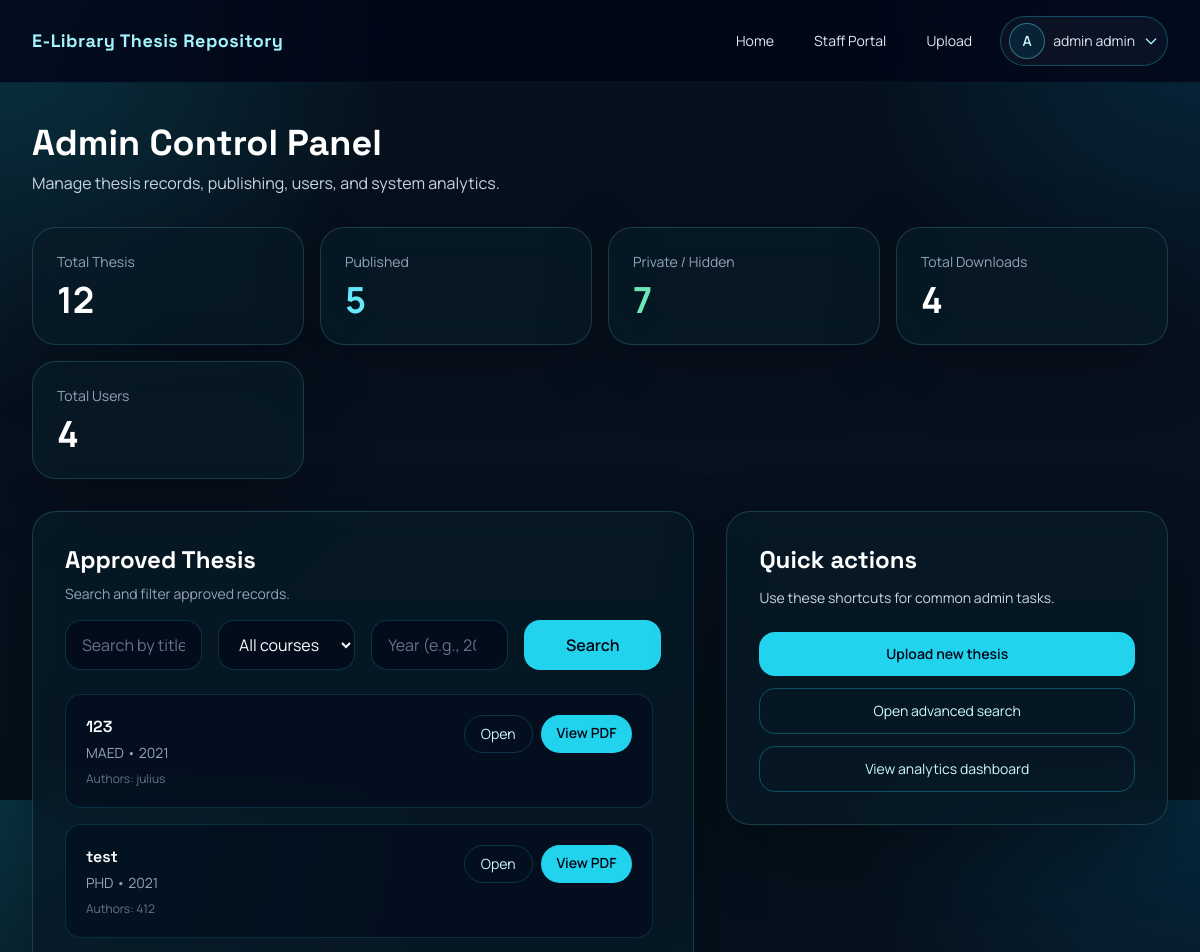
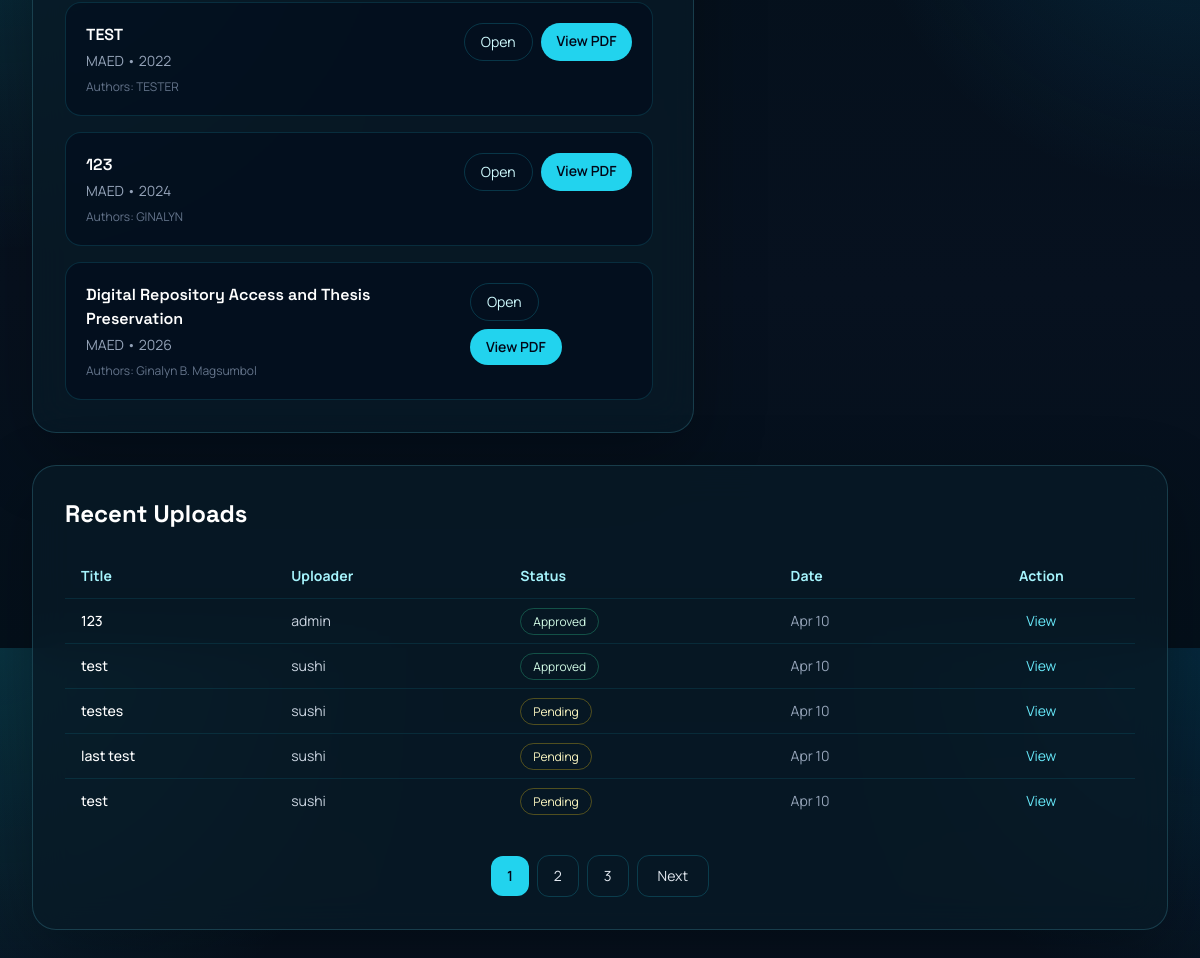
Screenshot of /staff/ (signed in) with the database file from the repository (2 pictures, top to bottom).
### accounts/models.py (models this page shows, shortened)
class User(AbstractUser):
    class Role(models.TextChoices):
        ADMIN = "admin", "Admin"
        STUDENT = "student", "Student"
        GUEST = "guest", "Guest"
    role = models.CharField(max_length=20, choices=Role.choices, default=Role.STUDENT)
    department = models.CharField(max_length=120, blank=True)
    phone_number = models.CharField(max_length=32, blank=True)

### theses/models.py (models this page shows, shortened)
class Thesis(models.Model):
    class Status(models.TextChoices):
        PENDING = "pending", "Pending"
        APPROVED = "approved", "Approved"
        REJECTED = "rejected", "Rejected"
    id = models.UUIDField(primary_key=True, default=uuid.uuid4, editable=False)
    title = models.CharField(max_length=255, db_index=True)
    abstract = models.TextField()
    pdf_file = models.FileField(upload_to="theses/%Y/%m/")
    preview_page = models.PositiveIntegerField(default=1)
    course = models.ForeignKey(Course, on_delete=models.PROTECT, related_name="theses")
    year = models.PositiveIntegerField(db_index=True)
    authors = models.ManyToManyField(Author, related_name="theses")
    keywords = models.ManyToManyField(Keyword, related_name="theses", blank=True)
    uploaded_by = models.ForeignKey(settings.AUTH_USER_MODEL, on_delete=models.SET_NULL, null=True, related_name="uploaded_theses")
    approved_by = models.ForeignKey(settings.AUTH_USER_MODEL, on_delete=models.SET_NULL, null=True, blank=True, related_name="approved_theses")
    status = models.CharField(max_length=20, choices=Status.choices, default=Status.PENDING, db_index=True)
    is_public = models.BooleanField(default=False)
    download_count = models.PositiveIntegerField(default=0)
    created_at = models.DateTimeField(auto_now_add=True)
    updated_at = models.DateTimeField(auto_now=True)
    published_at = models.DateTimeField(null=True, blank=True)
    class Meta:
        ordering = ["-created_at"]
        indexes = [
            models.Index(fields=["status", "year"]),
            models.Index(fields=["title"]),
        ]
    search_document = models.TextField(blank=True)

class Course(models.Model):
    name = models.CharField(max_length=120, unique=True)
    code = models.CharField(max_length=40, blank=True)
    department = models.CharField(max_length=120, blank=True)
    class Meta:
        ordering = ["name"]

class Author(models.Model):
    full_name = models.CharField(max_length=150, unique=True)
    class Meta:
        ordering = ["full_name"]

### theses/views.py (the view, shortened to what this page needs)
# urls.py: path("staff/", AdminHomeView.as_view(), name="admin-home"),
class AdminHomeView(LoginRequiredMixin, UserPassesTestMixin, TemplateView):
    template_name = "theses/admin_home.html"
    def test_func(self):
        return self.request.user.is_staff or self.request.user.is_superuser or getattr(self.request.user, "role", None) == "admin"
    def get_context_data(self, **kwargs):
        context = super().get_context_data(**kwargs)
        query = self.request.GET.get("q", "").strip()
        course_id = self.request.GET.get("course_id", "").strip()
        year = self.request.GET.get("year", "").strip()
        recent_page_number = self.request.GET.get("recent_page", "1")
        approved_theses = Thesis.objects.filter(status=Thesis.Status.APPROVED).select_related("course", "uploaded_by").prefetch_related("authors", "keywords")
        if course_id:
            approved_theses = approved_theses.filter(course_id=course_id)
        if year:
            try:
                year_int = int(year)
                approved_theses = approved_theses.filter(year=year_int)
            except ValueError:
                pass
        context["thesis_count"] = Thesis.objects.count()
        context["approved_count"] = Thesis.objects.filter(status=Thesis.Status.APPROVED).count()
        context["private_count"] = Thesis.objects.filter(is_public=False).count()
        recent_uploads_qs = Thesis.objects.order_by("-created_at").select_related("course", "uploaded_by")
        recent_uploads_paginator = Paginator(recent_uploads_qs, 5)
        recent_uploads_page = recent_uploads_paginator.get_page(recent_page_number)
        context["recent_uploads"] = recent_uploads_page.object_list
        context["recent_uploads_page"] = recent_uploads_page
        context["approved_theses"] = approved_theses.distinct().order_by("-created_at")[:15]
        context["admin_query"] = query
        context["admin_course_id"] = course_id
        context["admin_year"] = year
        context["total_downloads"] = Download.objects.count()
        context["total_users"] = get_user_model().objects.count()
        return context

### templates/theses/admin_home.html (shortened to what this page needs)
{% extends 'base.html' %}
{% block content %}
<div class="space-y-8">
    <section>
        <h1 class="text-4xl font-bold text-white">Admin Control Panel</h1>
        <p class="mt-2 text-slate-300">Manage thesis records, publishing, users, and system analytics.</p>
    </section>
    <section class="grid gap-4 md:grid-cols-2 lg:grid-cols-4">
        <div class="glass rounded-3xl p-6">
            <p class="text-sm text-slate-400">Total Thesis</p>
            <p class="mt-2 text-4xl font-bold text-white">{{ thesis_count }}</p>
        </div>
        <div class="glass rounded-3xl p-6">
            <p class="text-sm text-slate-400">Published</p>
            <p class="mt-2 text-4xl font-bold text-cyan-300">{{ approved_count }}</p>
        </div>
        <div class="glass rounded-3xl p-6">
            <p class="text-sm text-slate-400">Private / Hidden</p>
            <p class="mt-2 text-4xl font-bold text-emerald-300">{{ private_count }}</p>
        </div>
        <div class="glass rounded-3xl p-6">
            <p class="text-sm text-slate-400">Total Downloads</p>
            <p class="mt-2 text-4xl font-bold text-white">{{ total_downloads }}</p>
        </div>
        <div class="glass rounded-3xl p-6">
            <p class="text-sm text-slate-400">Total Users</p>
            <p class="mt-2 text-4xl font-bold text-white">{{ total_users }}</p>
        </div>
    </section>
    <section class="grid gap-8 lg:grid-cols-[1.2fr_0.8fr]">
        <div class="glass rounded-3xl p-8">
            <div class="flex flex-col gap-4">
                <div>
                    <h2 class="text-2xl font-bold text-white">Approved Thesis</h2>
                    <p class="mt-2 text-sm text-slate-400">Search and filter approved records.</p>
                </div>
                <form method="get" class="grid gap-4 md:grid-cols-2 lg:grid-cols-4">
                    <input name="q" value="{{ admin_query }}" placeholder="Search by title, author, key..." class="rounded-2xl border border-cyan-400/20 bg-slate-950/60 px-4 py-3 text-white placeholder-slate-500">
                    <select name="course_id" class="rounded-2xl border border-cyan-400/20 bg-slate-950/60 px-4 py-3 text-white focus:border-cyan-300 focus:outline-none">
                        <option value="">All courses</option>
                    </select>
                    <input name="year" type="number" value="{{ admin_year }}" placeholder="Year (e.g., 2024)" class="rounded-2xl border border-cyan-400/20 bg-slate-950/60 px-4 py-3 text-white placeholder-slate-500" min="1900" max="2099">
                    <button type="submit" class="rounded-2xl bg-cyan-400 px-5 py-3 font-semibold text-slate-950 hover:bg-cyan-300">Search</button>
                </form>
            </div>
            <div class="mt-6 max-h-[62vh] overflow-y-auto pr-2 space-y-4">
                {% for thesis in approved_theses %}
                    <div class="rounded-2xl border border-cyan-400/15 bg-slate-950/40 p-5">
                        <div class="flex flex-col gap-3 md:flex-row md:items-start md:justify-between">
                            <div>
                                <h3 class="font-semibold text-white">{{ thesis.title }}</h3>
                                <p class="mt-1 text-sm text-slate-400">{{ thesis.course.name }} • {{ thesis.year }}</p>
                                <p class="mt-2 text-xs text-slate-500">Authors: {% for author in thesis.authors.all %}{{ author.full_name }}{% if not forloop.last %}, {% endif %}{% endfor %}</p>
                            </div>
                            <div class="flex flex-wrap gap-2">
                                <a href="{% url 'thesis-detail' thesis.pk %}" class="rounded-full border border-cyan-400/20 px-4 py-2 text-sm text-cyan-100 hover:bg-cyan-400/10">Open</a>
                                <a href="{% url 'thesis-pdf' thesis.pk %}" class="rounded-full bg-cyan-400 px-4 py-2 text-sm font-semibold text-slate-950 hover:bg-cyan-300">View PDF</a>
                            </div>
                        </div>
                    </div>
                {% empty %}
                    <p class="text-slate-300">No approved thesis matches your search.</p>
                {% endfor %}
            </div>
        </div>
        <div class="space-y-8">
            <div class="glass rounded-3xl p-8">
                <h2 class="text-2xl font-bold text-white">Quick actions</h2>
                <p class="mt-3 text-sm text-slate-300">Use these shortcuts for common admin tasks.</p>
                <div class="mt-6 grid gap-3">
                    <a href="{% url 'thesis-upload' %}" class="rounded-2xl bg-cyan-400 px-5 py-3 text-center text-sm font-semibold text-slate-950 hover:bg-cyan-300">Upload new thesis</a>
                    <a href="{% url 'search' %}" class="rounded-2xl border border-cyan-400/30 px-5 py-3 text-center text-sm text-cyan-100 hover:bg-cyan-400/10">Open advanced search</a>
                    <a href="{% url 'dashboard' %}" class="rounded-2xl border border-cyan-400/30 px-5 py-3 text-center text-sm text-cyan-100 hover:bg-cyan-400/10">View analytics dashboard</a>
                </div>
            </div>
        </div>
    </section>
    <section class="glass rounded-3xl p-8">
        <h2 class="text-2xl font-bold text-white">Recent Uploads</h2>
        <div class="mt-6 overflow-x-auto">
            <table class="w-full text-sm text-slate-300">
                <thead>
                    <tr class="border-b border-cyan-400/10">
                        <th class="px-4 py-3 text-left text-cyan-200">Title</th>
                        <th class="px-4 py-3 text-left text-cyan-200">Uploader</th>
                        <th class="px-4 py-3 text-left text-cyan-200">Status</th>
                        <th class="px-4 py-3 text-left text-cyan-200">Date</th>
                        <th class="px-4 py-3 text-center text-cyan-200">Action</th>
                    </tr>
                </thead>
                <tbody class="divide-y divide-cyan-400/10">
                    {% for thesis in recent_uploads %}
                        <tr>
                            <td class="px-4 py-3 font-medium text-white">{{ thesis.title|truncatewords:5 }}</td>
                            <td class="px-4 py-3">{{ thesis.uploaded_by.username }}</td>
                            <td class="px-4 py-3">
                                <span class="
                                    {% if thesis.status == 'approved' %}rounded-full border border-emerald-400/30 px-3 py-1 text-xs text-emerald-100
                                    {% elif thesis.status == 'pending' %}rounded-full border border-yellow-400/30 px-3 py-1 text-xs text-yellow-100
                                    {% elif thesis.status == 'rejected' %}rounded-full border border-rose-400/30 px-3 py-1 text-xs text-rose-100
                                    {% endif %}
                                ">{{ thesis.get_status_display }}</span>
                            </td>
                            <td class="px-4 py-3 text-slate-400">{{ thesis.created_at|date:"M d" }}</td>
                            <td class="px-4 py-3 text-center"><a href="{% url 'thesis-detail' thesis.pk %}" class="text-cyan-300 hover:text-cyan-200">View</a></td>
                        </tr>
                    {% endfor %}
                </tbody>
            </table>
        </div>
        {% if recent_uploads_page and recent_uploads_page.paginator.num_pages > 1 %}
            <div class="mt-8 flex flex-wrap items-center justify-center gap-2 text-sm">
                {% for num in recent_uploads_page.paginator.page_range %}
                    {% if num == recent_uploads_page.number %}
                        <span class="rounded-xl bg-cyan-400 px-4 py-2.5 font-semibold text-slate-950">{{ num }}</span>
                    {% else %}
                        <a href="?q={{ admin_query }}&course_id={{ admin_course_id }}&year={{ admin_year }}&recent_page={{ num }}" class="rounded-xl border border-cyan-400/20 px-4 py-2.5 text-slate-200 hover:bg-cyan-400/10">{{ num }}</a>
                    {% endif %}
                {% endfor %}
                {% if recent_uploads_page.has_next %}
                    <a href="?q={{ admin_query }}&course_id={{ admin_course_id }}&year={{ admin_year }}&recent_page={{ recent_uploads_page.next_page_number }}" class="rounded-xl border border-cyan-400/20 px-5 py-2.5 text-slate-200 hover:bg-cyan-400/10">Next</a>
                {% endif %}
            </div>
        {% endif %}
    </section>
</div>
{% endblock %}

### templates/base.html (shortened to what this page needs)
{% load static %}
<!DOCTYPE html>
<html lang="en">
<head>
    <script src="https://cdn.tailwindcss.com"></script>
</head>
<body>
    <header class="sticky top-0 z-40 border-b border-cyan-400/10 bg-slate-950/80 backdrop-blur-xl">
        <div class="mx-auto flex max-w-7xl items-center justify-between px-4 py-4 sm:px-6 lg:px-8">
            <a href="{% url 'home' %}" class="brand text-lg font-bold tracking-wide text-cyan-200">E-Library Thesis Repository</a>
            <div class="flex items-center gap-3">
                <nav class="hidden items-center gap-2 text-sm text-slate-200 md:flex">
                    <a class="rounded-full px-4 py-2 hover:bg-white/5" href="{% url 'home' %}">Home</a>
                    {% if user.is_authenticated %}
                        {% if user.is_staff or user.is_superuser or user.role == 'admin' %}
                            <a class="rounded-full px-4 py-2 hover:bg-white/5" href="{% url 'admin-home' %}">Staff Portal</a>
                            <a class="rounded-full px-4 py-2 hover:bg-white/5" href="{% url 'thesis-upload' %}">Upload</a>
                        {% endif %}
                    {% else %}
                        <a class="rounded-full px-4 py-2 hover:bg-white/5" href="{% url 'admin-login' %}">Admin Login</a>
                    {% endif %}
                </nav>
                {% if user.is_authenticated %}
                    <div class="relative">
                        <button id="profileMenuButton" type="button" class="inline-flex items-center gap-2 rounded-full border border-cyan-400/30 bg-slate-900/70 px-2 py-1.5 text-cyan-100 hover:bg-cyan-400/10" aria-expanded="false" aria-controls="profileMenu">
                            <span class="inline-flex h-9 w-9 items-center justify-center rounded-full border border-cyan-300/40 bg-cyan-500/10 text-sm font-semibold text-cyan-100">
                                {{ user.first_name|default:user.username|slice:":1"|upper }}
                            </span>
                            <span class="hidden max-w-[9rem] truncate text-sm text-slate-200 lg:block">{{ user.get_full_name|default:user.username }}</span>
                            <svg class="h-4 w-4 text-cyan-200" fill="none" stroke="currentColor" viewBox="0 0 24 24">
                                <path stroke-linecap="round" stroke-linejoin="round" stroke-width="2" d="M19 9l-7 7-7-7"></path>
                            </svg>
                        </button>
                    </div>
                {% endif %}
            </div>
        </div>
    </header>
    <main class="mx-auto max-w-7xl px-4 py-10 sm:px-6 lg:px-8">
        {% block content %}{% endblock %}
    </main>
</body>
</html>

### templates/base.html (style rules this page uses)
:root { --bg: #07111f; --panel: rgba(8, 26, 39, 0.82); --panel-border: rgba(104, 230, 255, 0.18); --text: #e7f8fb; --muted: #91b5bf; --accent: #22d3ee; --accent-strong: #06b6d4; }
body { font-family: 'Manrope', sans-serif; background: radial-gradient(circle at top left, rgba(34, 211, 238, 0.18), transparent 28%), radial-gradient(circle at top right, rgba(14, 165, 233, 0.16), transparent 24%), linear-gradient(180deg, #04101b 0%, #07111f 55%, #04101b 100%); color: var(--text); min-height: 100vh; }
h1, h2, h3, .brand { font-family: 'Space Grotesk', sans-serif; }
.glass { background: var(--panel); border: 1px solid var(--panel-border); backdrop-filter: blur(18px); box-shadow: 0 24px 70px rgba(0, 0, 0, 0.28); }

### rows the page displays
User: first_name "A", get_full_name "admin admin"
Thesis: title "123", course.name "MAED", year "2021", uploaded_by.username "admin", status "Approved", created_at "Apr 10"
Author: full_name "julius"
Thesis: title "test", course.name "PHD", year "2021", uploaded_by.username "sushi", status "Approved", created_at "Apr 10"
Author: full_name "412"
Thesis: title "TEST", course.name "MAED", year "2022"
Author: full_name "TESTER"
Thesis: title "123", course.name "MAED", year "2024"
Author: full_name "GINALYN"
Thesis: title "Digital Repository Access and Thesis Preservation", course.name "MAED", year "2026"
Author: full_name "Ginalyn B. Magsumbol"
Thesis: title "testes", uploaded_by.username "sushi", status "Pending", created_at "Apr 10"
Thesis: title "last test", uploaded_by.username "sushi", status "Pending", created_at "Apr 10"
Thesis: title "test", uploaded_by.username "sushi", status "Pending", created_at "Apr 10"

### other values shown
{{ thesis_count }} "12"
{{ approved_count }} "5"
{{ private_count }} "7"
{{ total_downloads }} "4"
{{ total_users }} "4"
{{ num }} "1"
{{ num }} "2" "3"
